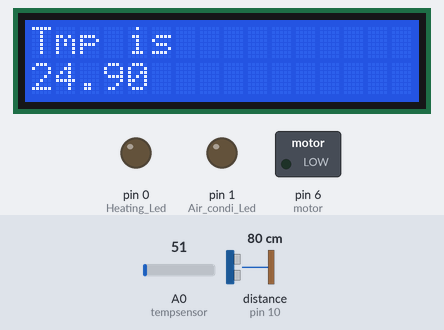
The sketch below on a simulated Arduino Uno, built with avr-gcc and run on an emulated ATmega328P. Parts: 16×2 character LCD, switched loads named in the sketch (green lamp = pin HIGH), output pins drawn as LEDs (lit = HIGH). Wiring (inferred from the names in the program): ultrasonic range finder: trigger pin 9; echo pin 10. The inputs (shaded band) are chosen by the test bench; at power-on: distance to the obstacle (sensor on pin 10) 80 cm, A0 (tempsensor) = 51. The echo pulse lasts 58.3 µs per cm; pins used as bus, display or sensor lines are not drawn.

Above: at 1.3 s.
1.4 s: distance to the obstacle (sensor on pin 10) set to 99 cm
At 2.6 s:
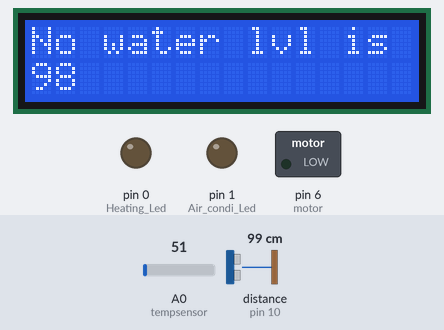
4.9 s: distance to the obstacle (sensor on pin 10) set to 102 cm
At 8.2 s:
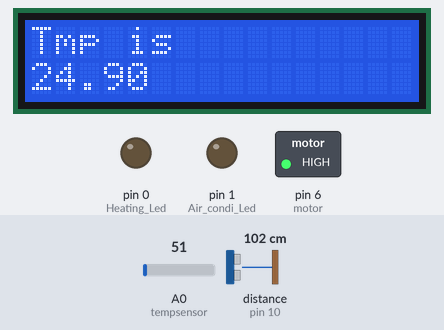
8.4 s: A0 (tempsensor) set to 44
10.0 s: A0 (tempsensor) set to 36
At 11.2 s:
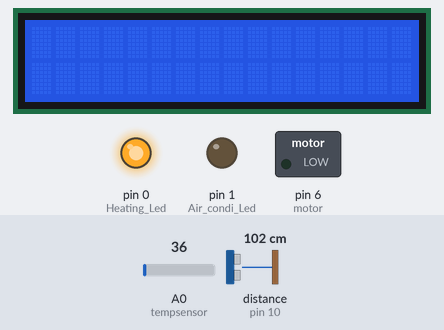
13.5 s: A0 (tempsensor) set to 71
At 16.1 s:
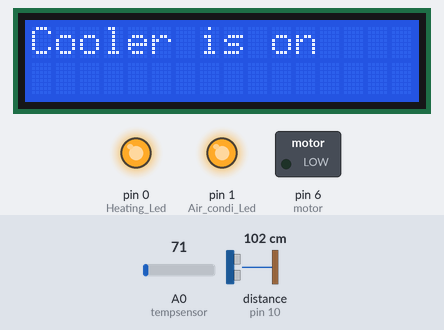
16.4 s: distance to the obstacle (sensor on pin 10) set to 2 cm
At 17.6 s:
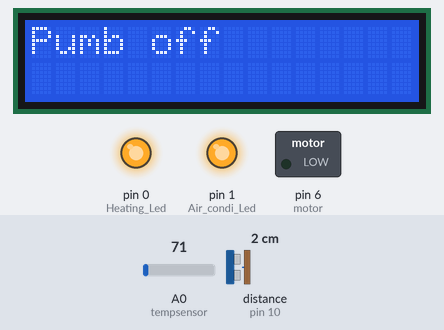
Timing chart, 0 to 19.4 s (numbered marks = the images above; inputs shaded):
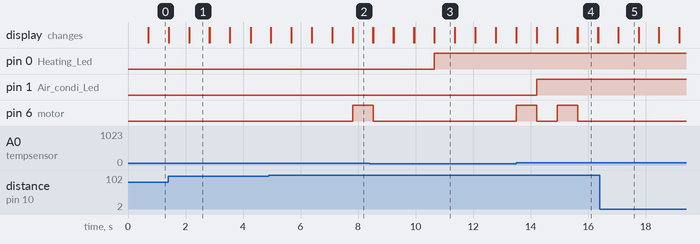

Measured:
- the behaviour switches between 101 and 102 cm on distance to the obstacle (sensor on pin 10) (found by bisection; images 1 and 2)
- the behaviour switches between 41 and 40 on A0 (tempsensor) (found by bisection; images 2 and 3)
- after the input at 4.9 s, pin 6 (motor): LOW → HIGH after 2.9 s
- after the input at 10.0 s, pin 0 (Heating_Led): LOW → HIGH after 0.65 s
- after the input at 13.5 s, pin 1 (Air_condi_Led): LOW → HIGH after 0.70 s
- after the input at 16.4 s, pin 6 (motor): stays LOW (without the input it goes to HIGH after 2.1 s)
- what the display in image 1 shows lasts 0.7 s, from 2.1 s to 2.8 s

The sketch:

smart_system.ino
```cpp
#include <TimedAction.h>

#include <LiquidCrystal.h>

// temp
#define tempsensor A0
const int Air_condi_Led = 1 ;
const int Heating_Led = 0 ;
int reading ;
float temp = 0.0;

// lcd
const int rs = 12, en = 11, d4 = 5, d5 = 4, d6 = 3, d7 = 2;
LiquidCrystal lcd(rs, en, d4, d5, d6, d7);

// water
int motor=6;
int trigPin = 9;//white
int echoPin = 10;//brown
int waterlvl;

char* snetences_list[] = {
    // temprature
    "Tmp is" ,
    // cooler on or heater
    "No cooler or heater",
    // water level
    "No water lvl is ",
    // pumb on or off
    "pumb off"
  };

void measureTemp(){
  // Temperature alarm
  reading = analogRead(tempsensor);
  temp = (reading *(5.0/1024.0)*100.0);
  if(temp >= 30 ){
     digitalWrite(Air_condi_Led,HIGH);
     strcpy(snetences_list[1] , "Cooler is on");
  }
  else if(temp <= 20 ){
     digitalWrite(Heating_Led,HIGH);
     strcpy(snetences_list[1] , "Heater is on");
   }
  else if (temp >= 20 and temp <=30 ){
     digitalWrite(Air_condi_Led,LOW);
     digitalWrite(Heating_Led,LOW);
     strcpy(snetences_list[1] , "Temp is good");
   }
}

void measureWaterLvl(){
  // water level
  digitalWrite(trigPin, LOW);
  delayMicroseconds(2);
  // Sets the trigPin on HIGH state for 10 micro seconds
  digitalWrite(trigPin, HIGH);
  delayMicroseconds(10);
  digitalWrite(trigPin, LOW);
  // Reads the echoPin, returns the sound wave travel time in microseconds
  long duration = pulseIn(echoPin, HIGH);
  // Calculating the distance
  waterlvl= duration*0.034/2;
  // Prints the distance on the Serial Monitor
  Serial.print("Distance:");
  Serial.println(waterlvl);

  controlPumb();
}

void controlPumb(){
  // start the pumb
  if (waterlvl > 100){
    digitalWrite(motor,HIGH);
    strcpy(snetences_list[3] , "Pumb on");
  }else{
    digitalWrite(motor,LOW);
    strcpy(snetences_list[3] , "Pumb off");
  }
}

TimedAction tempThread = TimedAction(700,measureTemp);
TimedAction waterThread = TimedAction(700,measureWaterLvl);

void setup() {
lcd.begin(16, 2);
pinMode(Air_condi_Led,OUTPUT);
pinMode(Heating_Led,OUTPUT);
// water lvl
pinMode(motor,OUTPUT);
pinMode(trigPin, OUTPUT); // Sets the trigPin as an Output
pinMode(echoPin, INPUT); // Sets the echoPin as an Input

}
void loop(){

  tempThread.check();
  waterThread.check();
  // lcd in the main thread to display the sentences we want to show
  // the lcd functionality in the main thread becasue it is the most frequante operation
  // the temp thread is suposed to happen every specific time interval measures the temp and change the value
  // in the snetences_list array about the temprature;
  int i;
  if (temp != 0 and waterlvl != 0){
    for (i = 0; i <= sizeof(snetences_list)/sizeof(char *); i++){

      tempThread.check();
      waterThread.check();

      lcd.setCursor(0, 0);
      lcd.print(snetences_list[i]);

      if (i == 0){
        lcd.setCursor(0, 1);
        lcd.print(temp);
      } else if (i == 2){
        // write the water lvl
        lcd.setCursor(0, 1);
        lcd.print(waterlvl);
      }

      delay(700);
      lcd.clear();
    }
  }

}
```
